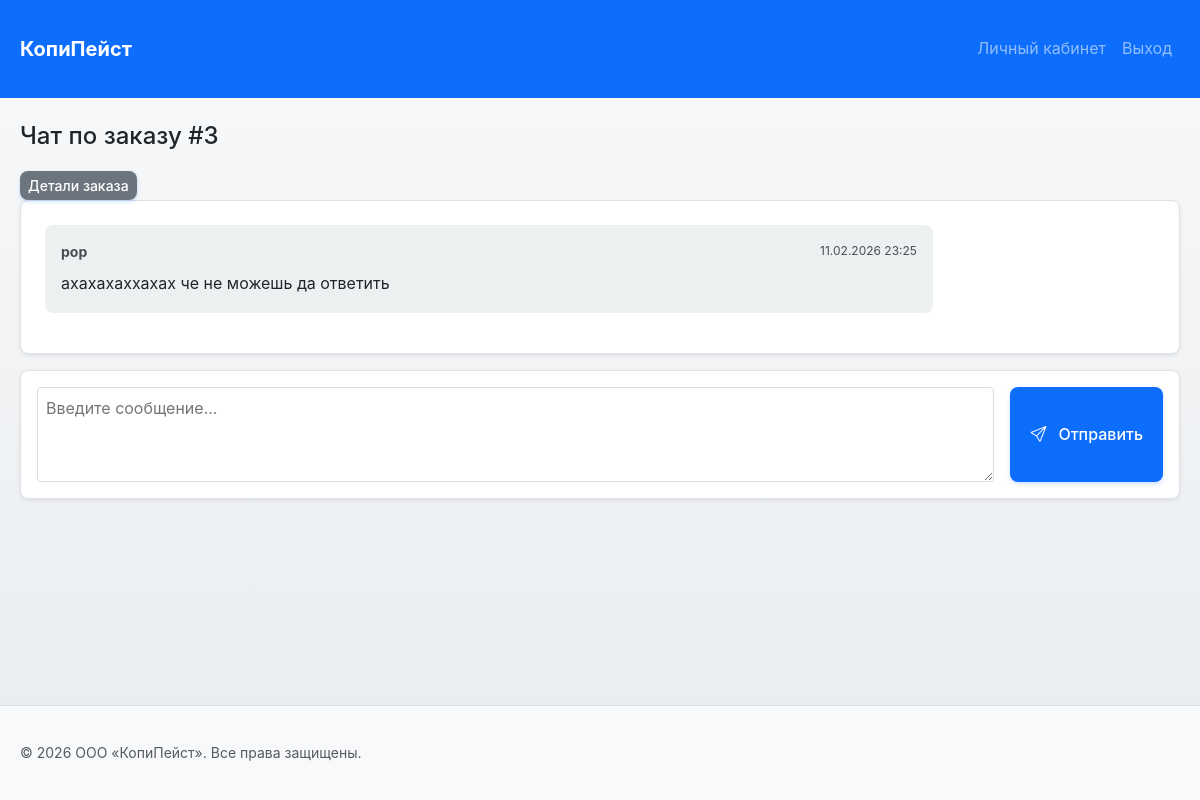
The page /profile/chat.php?order_id=3 (signed in) on the database its author committed.
### tables this page shows
CREATE TABLE `message` (
  `message_id` int NOT NULL,
  `order_id` int NOT NULL,
  `from_user_id` int NOT NULL,
  `to_user_id` int NOT NULL,
  `message_text` text NOT NULL,
  `created_at` timestamp NULL DEFAULT CURRENT_TIMESTAMP,
  `is_read` tinyint(1) NOT NULL DEFAULT '0'
);

CREATE TABLE `user_` (
  `id_user` int NOT NULL,
  `login` varchar(30) NOT NULL,
  `password` varchar(255) NOT NULL,
  `phone_number` varchar(11) NOT NULL,
  `role_id` int NOT NULL,
  `location_id` int DEFAULT NULL COMMENT 'ID закрепленного копицентра для сотрудника'
);

### function/helpers.php (called while the page is built, shortened)
<?php
function formatDateTime(?string $datetime): string
{
    try {
        $dt = new DateTime($datetime);
        return $dt->format('d.m.Y H:i');
    } catch (Exception) {
        return '-';
    }
}

### profile/chat.php (the view, shortened to what this page needs)
<?php
require_once __DIR__ . '/../function/connect.php';
require_once __DIR__ . '/../function/helpers.php';
$orderId = $_GET['order_id'] ?? null;
$stmt = $pdo->prepare("SELECT order_id, user_id, status_id, executor_id FROM order_ WHERE order_id = ? AND user_id = ?");
$stmt->execute([$orderId, $_SESSION['user_id']]);
$order = $stmt->fetch();
$stmt = $pdo->prepare("SELECT COUNT(*) as count FROM message WHERE order_id = ?");
$stmt->execute([$orderId]);
$messageCount = (int)$stmt->fetch()['count'];
$chatStarted = $messageCount > 0;
$partnerId = $order['executor_id'] ? (int)$order['executor_id'] : null;
$stmt = $pdo->prepare("SELECT m.*, u.login AS from_login
                       FROM message m
                       JOIN user_ u ON m.from_user_id = u.id_user
                       WHERE m.order_id = ?
                       ORDER BY m.created_at ASC");
$stmt->execute([$orderId]);
$messages = $stmt->fetchAll();
require_once __DIR__ . '/../function/layout_start.php';
?>
        <div class="chat-header">
            <h2>Чат по заказу #<?= $orderId ?></h2>
            <a href="order_detail.php?id=<?= $orderId ?>" class="btn btn-sm btn-secondary">Детали заказа</a>
        </div>
        <div class="chat-messages" id="chatMessages">
            <?php if (!$chatStarted): ?>
                <div class="alert alert-warning" role="alert">
                    <i class="bi bi-chat-left-dots me-2"></i>
                    <strong>Чат еще не начат.</strong><br>
                    Сотрудник, обрабатывающий ваш заказ, свяжется с вами в чате при необходимости.
                </div>
            <?php elseif (empty($messages)): ?>
                <div class="empty-chat">Пока нет сообщений.</div>
            <?php else: ?>
                <?php foreach($messages as $msg): ?>
                    <div class="message <?= $msg['from_user_id'] == $_SESSION['user_id'] ? 'message-out' : 'message-in' ?>">
                        <div class="message-header">
                            <strong><?= htmlspecialchars($msg['from_login']) ?></strong>
                            <span class="message-time"><?= formatDateTime($msg['created_at']) ?></span>
                        </div>
                        <div class="message-body">
                            <?= nl2br(htmlspecialchars($msg['message_text'])) ?>
                        </div>
                    </div>
                <?php endforeach; ?>
            <?php endif; ?>
        </div>
        <?php if ($chatStarted && $partnerId): ?>
        <form method="POST" class="chat-form">
            <div class="chat-input-group">
                <textarea name="message" rows="3" placeholder="Введите сообщение..." required></textarea>
                <button type="submit" class="btn btn-primary">
                    <i class="bi bi-send me-1"></i>
                    Отправить
                </button>
            </div>
        </form>
        <?php endif; ?>
<?php require_once __DIR__ . '/../function/layout_end.php'; ?>

### css/style.css (style rules this page uses)
:root { --cp-primary: #0d6efd; --cp-primary-hover: #0b5ed7; --cp-primary-light: #cfe2ff; --cp-secondary: #6c757d; --cp-success: #198754; --cp-danger: #dc3545; --cp-warning: #ffc107; --cp-info: #0dcaf0; --cp-light: #f8f9fa; --cp-dark: #212529; --cp-gradient-primary: linear-gradient(135deg, #667eea 0%, #764ba2 100%); --cp-gradient-success: linear-gradient(135deg, #81FBB8 0%, #28C76F 100%); --cp-border: #dee2e6; --cp-border-light: #e9ecef; --cp-radius: 0.5rem; --cp-radius-sm: 0.25rem; --cp-radius-lg: 0.75rem; --cp-shadow: 0 0.125rem 0.25rem rgba(0, 0, 0, 0.075); --cp-shadow-md: 0 0.25rem 0.5rem rgba(0, 0, 0, 0.1); --cp-shadow-lg: 0 0.5rem 1rem rgba(0, 0, 0, 0.15); --cp-shadow-hover: 0 0.75rem 1.5rem rgba(0, 0, 0, 0.2); --cp-transition: all 0.3s cubic-bezier(0.4, 0, 0.2, 1); --cp-transition-fast: all 0.15s ease-in-out; --cp-font-sans: -apple-system, BlinkMacSystemFont, 'Segoe UI', Roboto, 'Helvetica Neue', Arial, sans-serif; --cp-font-mono: 'Monaco', 'Courier New', monospace; }
* { margin: 0; padding: 0; box-sizing: border-box; }
body, .site-body { font-family: var(--cp-font-sans); line-height: 1.6; color: var(--cp-dark); background: linear-gradient(to bottom, #f8f9fa 0%, #e9ecef 100%); min-height: 100vh; }
.site-main h2 { margin-bottom: 1.25rem; font-size: 1.5rem; color: var(--cp-dark); }
.btn { display: inline-flex; align-items: center; justify-content: center; gap: 0.5rem; padding: 0.625rem 1.25rem; background-color: var(--cp-primary); color: #fff; text-decoration: none; border: none; border-radius: var(--cp-radius); cursor: pointer; font-size: 1rem; font-weight: 500; transition: var(--cp-transition-fast); box-shadow: 0 2px 4px rgba(13, 110, 253, 0.2); position: relative; overflow: hidden; }
.btn::before { content: ''; position: absolute; top: 50%; left: 50%; width: 0; height: 0; border-radius: 50%; background: rgba(255, 255, 255, 0.3); transform: translate(-50%, -50%); transition: width 0.6s, height 0.6s; }
.btn-primary { background-color: var(--cp-primary); }
.btn-secondary { background-color: var(--cp-secondary); }
.btn-sm { padding: 0.25rem 0.5rem; font-size: 0.875rem; }
form { background: #fff; padding: 1.5rem; border-radius: var(--cp-radius); box-shadow: var(--cp-shadow); margin-bottom: 1.5rem; border: 1px solid var(--cp-border); }
.chat-messages { background: #fff; padding: 1.5rem; border-radius: var(--cp-radius); box-shadow: var(--cp-shadow); border: 1px solid var(--cp-border); max-height: 500px; overflow-y: auto; margin-bottom: 1rem; }
.message { margin-bottom: 1rem; padding: 1rem; border-radius: 8px; }
.message-in { background-color: #ecf0f1; margin-right: 20%; }
.message-header { display: flex; justify-content: space-between; margin-bottom: 0.5rem; font-size: 0.875rem; opacity: 0.8; }
.message-time { font-size: 0.75rem; }
.chat-form { background: #fff; padding: 1rem; border-radius: var(--cp-radius); box-shadow: var(--cp-shadow); border: 1px solid var(--cp-border); }
.chat-input-group { display: flex; gap: 1rem; }
.chat-input-group textarea { flex: 1; padding: 0.5rem; border: 1px solid #ddd; border-radius: 4px; }

### rows shown on the page
message: from_user.login "pop", created_at "11.02.2026 23:25", message_text "ахахахаххахах че не можешь да ответить"

### other values the page prints
$orderId "3"
